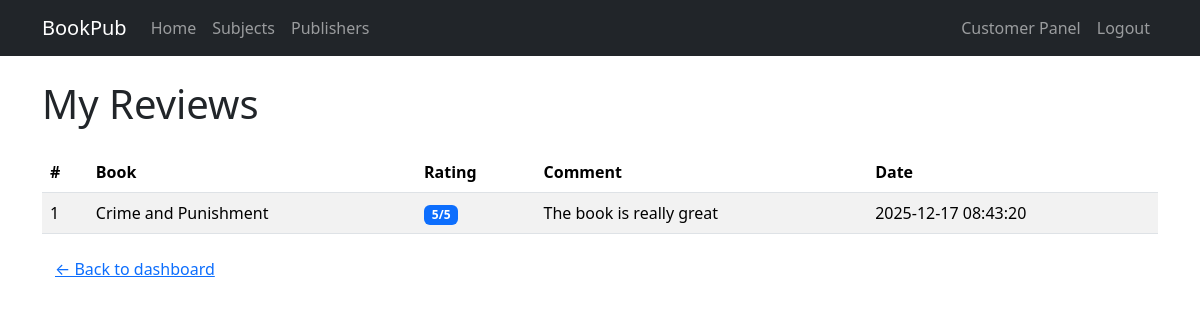
The app's page /book_publication/customer/my_reviews.php (signed in) with its own data.
### tables this page shows
CREATE TABLE `reviews` (
  `id` int(11) NOT NULL,
  `book_id` int(11) NOT NULL,
  `customer_id` int(11) NOT NULL,
  `rating` int(11) DEFAULT NULL CHECK (`rating` >= 1 and `rating` <= 5),
  `comment` text DEFAULT NULL,
  `created_at` timestamp NOT NULL DEFAULT current_timestamp()
);

CREATE TABLE `books` (
  `id` int(11) NOT NULL,
  `title` varchar(200) NOT NULL,
  `isbn` varchar(20) DEFAULT NULL,
  `author` varchar(100) NOT NULL,
  `subject_id` int(11) DEFAULT NULL,
  `description` text DEFAULT NULL,
  `cover_image` varchar(255) DEFAULT NULL,
  `pdf_file` varchar(255) DEFAULT NULL,
  `publisher_id` int(11) NOT NULL,
  `status` enum('pending','approved','rejected') DEFAULT 'pending',
  `views` int(11) DEFAULT 0,
  `created_at` timestamp NOT NULL DEFAULT current_timestamp()
);

### book_publication/customer/my_reviews.php (the view, shortened to what this page needs)
<?php
require __DIR__ . '/../config/db.php';
require __DIR__ . '/../includes/header.php';
$customerId = $_SESSION['user_id'];
$sql = "SELECT r.id, r.rating, r.comment, r.created_at, b.title
        FROM reviews r
        JOIN books b ON r.book_id = b.id
        WHERE r.customer_id = ?
        ORDER BY r.created_at DESC";
$stmt = mysqli_prepare($conn, $sql);
mysqli_stmt_bind_param($stmt, 'i', $customerId);
mysqli_stmt_execute($stmt);
$reviews = mysqli_stmt_get_result($stmt);
?>
<h1 class="mb-4">My Reviews</h1>
<table class="table table-striped table-hover align-middle">
    <thead>
        <tr>
            <th>#</th>
            <th>Book</th>
            <th>Rating</th>
            <th>Comment</th>
            <th>Date</th>
        </tr>
    </thead>
    <tbody>
    <?php if (mysqli_num_rows($reviews) === 0): ?>
        <tr><td colspan="5">You have not written any reviews yet.</td></tr>
    <?php else: ?>
        <?php while ($r = mysqli_fetch_assoc($reviews)): ?>
            <tr>
                <td><?php echo $r['id']; ?></td>
                <td><?php echo htmlspecialchars($r['title']); ?></td>
                <td><span class="badge bg-primary"><?php echo (int)$r['rating']; ?>/5</span></td>
                <td><?php echo nl2br(htmlspecialchars($r['comment'])); ?></td>
                <td><?php echo htmlspecialchars($r['created_at']); ?></td>
            </tr>
        <?php endwhile; ?>
    <?php endif; ?>
    </tbody>
</table>
<a href="index.php" class="btn btn-link">← Back to dashboard</a>
<?php
require __DIR__ . '/../includes/footer.php';
?>

### records on screen
reviews: id "1", book.title "Crime and Punishment", rating "5", comment "The book is really great", created_at "2025-12-17 08:43:20"
